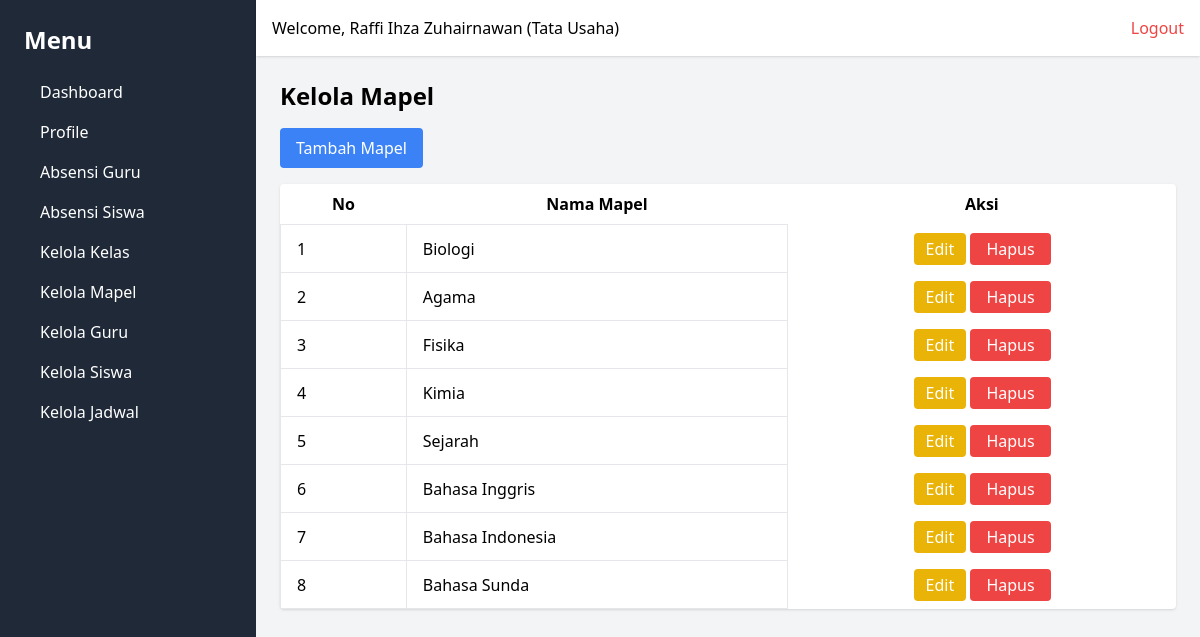
/mapel/ (signed in), run on the app's committed database.
### webabsensi/models.py (models this page shows, shortened)
class User(models.Model):
    ROLE_CHOICES = [
        ('Tata Usaha', 'Tata Usaha'),
        ('Guru', 'Guru'),
        ('Kepala Sekolah', 'Kepala Sekolah'),
    ]
    GENDER_CHOICES = [
        ('L', 'Laki-laki'),
        ('P', 'Perempuan'),
    ]
    nip = models.CharField(max_length=20, unique=True)
    email = models.EmailField(unique=True)
    password = models.CharField(max_length=255)
    nama = models.CharField(max_length=50)
    gender = models.CharField(max_length=1, choices=GENDER_CHOICES)
    role = models.CharField(max_length=20, choices=ROLE_CHOICES)
    no_telepon = models.CharField(max_length=15)
    created_at = models.DateTimeField(auto_now_add=True)
    updated_at = models.DateTimeField(auto_now=True)

class Lesson(models.Model):
    nama_pelajaran = models.CharField(max_length=50, unique=True)
    created_at = models.DateTimeField(auto_now_add=True)
    updated_at = models.DateTimeField(auto_now=True)

### webabsensi/views.py (the view)
        def wrapper(request, *args, **kwargs):
            user_id = request.session.get('user_id')
            if not user_id:
                messages.error(request, 'Anda harus login terlebih dahulu.')
                return redirect('login')
            user = User.objects.get(id=request.session['user_id'])
            if user.role not in allowed_roles:
                return render(request, '403.html', {'message': 'Anda tidak memiliki izin untuk mengakses halaman ini.'})
            request.user = user  # Tambahkan user ke request agar dapat digunakan di template
            return view_func(request, *args, **kwargs)

### webabsensi/views.py (called while the page is built)
def role_required(allowed_roles):
    def decorator(view_func):
        def wrapper(request, *args, **kwargs):
            user_id = request.session.get('user_id')
            if not user_id:
                messages.error(request, 'Anda harus login terlebih dahulu.')
                return redirect('login')
            user = User.objects.get(id=request.session['user_id'])
            if user.role not in allowed_roles:
                return render(request, '403.html', {'message': 'Anda tidak memiliki izin untuk mengakses halaman ini.'})
            request.user = user  # Tambahkan user ke request agar dapat digunakan di template
            return view_func(request, *args, **kwargs)
        return wrapper
    return decorator

@role_required(['Tata Usaha', 'Kepala Sekolah'])
def manage_lessons(request):
    lessons = Lesson.objects.all()
    user = User.objects.get(id=request.session['user_id'])
    context = {
        'lessons': lessons,
        'user': user,
    }
    return render(request, 'lessons/manage_lessons.html', context)

### webabsensi/templates/lessons/manage_lessons.html (shortened to what this page needs)
{% extends "base.html" %}
{% block content %}
<h1 class="text-2xl font-bold mb-4">Kelola Mapel</h1>
<a href="{% url 'add_lesson' %}" class="bg-blue-500 text-white px-4 py-2 rounded mb-4 inline-block">Tambah Mapel</a>
<table class="table-auto w-full bg-white shadow rounded">
    <thead>
        <tr>
            <th class="px-4 py-2">No</th>
            <th class="px-4 py-2">Nama Mapel</th>
            <th class="px-4 py-2">Aksi</th>
        </tr>
    </thead>
    <tbody>
        {% for pelajaran in lessons %}
        <tr>
            <td class="border px-4 py-2">{{ forloop.counter }}</td>
            <td class="border px-4 py-2">{{ pelajaran.nama_pelajaran }}</td>
            <td class="px-4 py-2 text-center">
                <a href="{% url 'edit_lesson' pelajaran.id %}"
                   class="bg-yellow-500 text-white px-3 py-1 rounded hover:bg-yellow-600 inline-block">
                    Edit
                </a>
                <form action="{% url 'delete_lesson' pelajaran.id %}" method="post" class="inline" id="delete-form-{{ pelajaran.id }}">
                    <button type="button" class="bg-red-500 text-white py-1 px-4 rounded hover:bg-red-600" onclick="confirmDelete({{ pelajaran.id }})">Hapus</button>
                </form>
            </td>
        </tr>
        {% empty %}
        <tr>
            <td colspan="3" class="text-center py-4">Tidak ada data mapel.</td>
        </tr>
        {% endfor %}
    </tbody>
</table>
{% endblock %}

### webabsensi/templates/navbar.html
<div class="bg-white p-4 shadow flex justify-between">
    <h1>Welcome, {{ user.nama }} ({{ user.role }})</h1>
    <a href="{% url 'logout' %}" class="text-red-500">Logout</a>
</div>

### data on the page
User: nama "Raffi Ihza Zuhairnawan", role "Tata Usaha"
Lesson: nama_pelajaran "Biologi"
Lesson: nama_pelajaran "Agama"
Lesson: nama_pelajaran "Fisika"
Lesson: nama_pelajaran "Kimia"
Lesson: nama_pelajaran "Sejarah"
Lesson: nama_pelajaran "Bahasa Inggris"
Lesson: nama_pelajaran "Bahasa Indonesia"
Lesson: nama_pelajaran "Bahasa Sunda"
